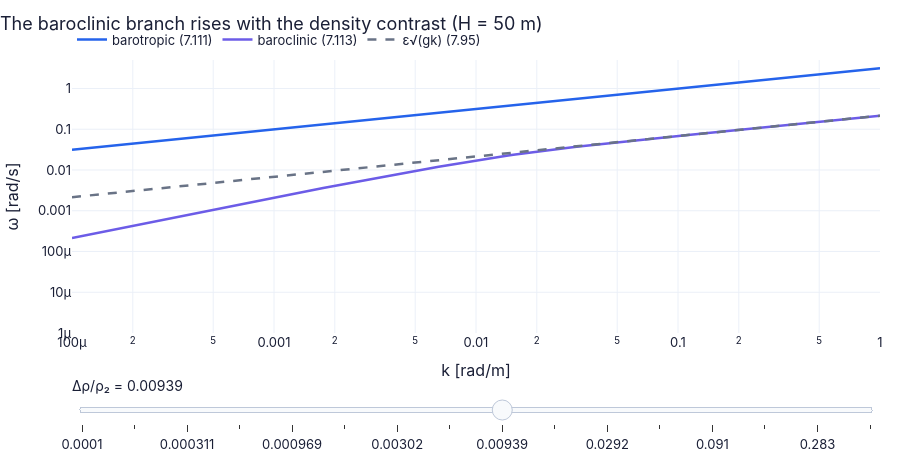

Notebook cell for this chart:
### Markdown cell above
**What you see.** Two branches of ω(k) about a factor 30 apart; the baroclinic one follows √(g′H)·k for long waves and joins ε√(gk)
for short ones.

**How to read it.** For kH ≫ 1 the surface is too far away to matter: the interface forgets it, (7.113), $\omega^2=\frac{gk(\rho_2-\rho_1)\sinh kH}{\rho_2\cosh kH+\rho_1\sinh kH}$ → (7.95), $\omega=\sqrt{gk\frac{\rho_2-\rho_1}{\rho_2+\rho_1}}=\varepsilon\sqrt{gk}$.

**What would change if…** …H were doubled: the baroclinic long-wave line moves up by √2.

### Code cell
k = np.logspace(-4, 0, 120)                                # wavenumbers [rad/m]
def branches(r):                                           # r = Δρ/ρ₂ [–]
    r2 = 1000.0; r1 = r2*(1 - r)                           # densities [kg/m³]
    bt, bc = ch07.two_layer_free_surface_omega(k, 50.0, r1, r2)   # (7.111), (7.113)
    return {"barotropic (7.111)": (k, bt), "baroclinic (7.113)": (k, bc), "ε√(gk) (7.95)": (k, ch07.interface_omega(k, r1, r2))}   # three curves per position
fig = slider_figure(branches, "Δρ/ρ₂", np.logspace(-4, np.log10(0.5), 16 if not FAST else 9), xlabel="k [rad/m]",   # slider: density contrast (log)
                    ylabel="ω [rad/s]", title="The baroclinic branch rises with the density contrast (H = 50 m)")   # labels and message
logaxes(fig, x=(1e-4, 1), y=(1e-6, 5))   # log axes, fixed
recolor(fig, {"barotropic (7.111)": COLORS["blue"], "baroclinic (7.113)": COLORS["accent"], "ε√(gk) (7.95)": COLORS["muted"]},   # colours by meaning
        dashes={"ε√(gk) (7.95)": "dash"})   # limit dashed
fig.show()   # draw (works on the page: no kernel needed)
